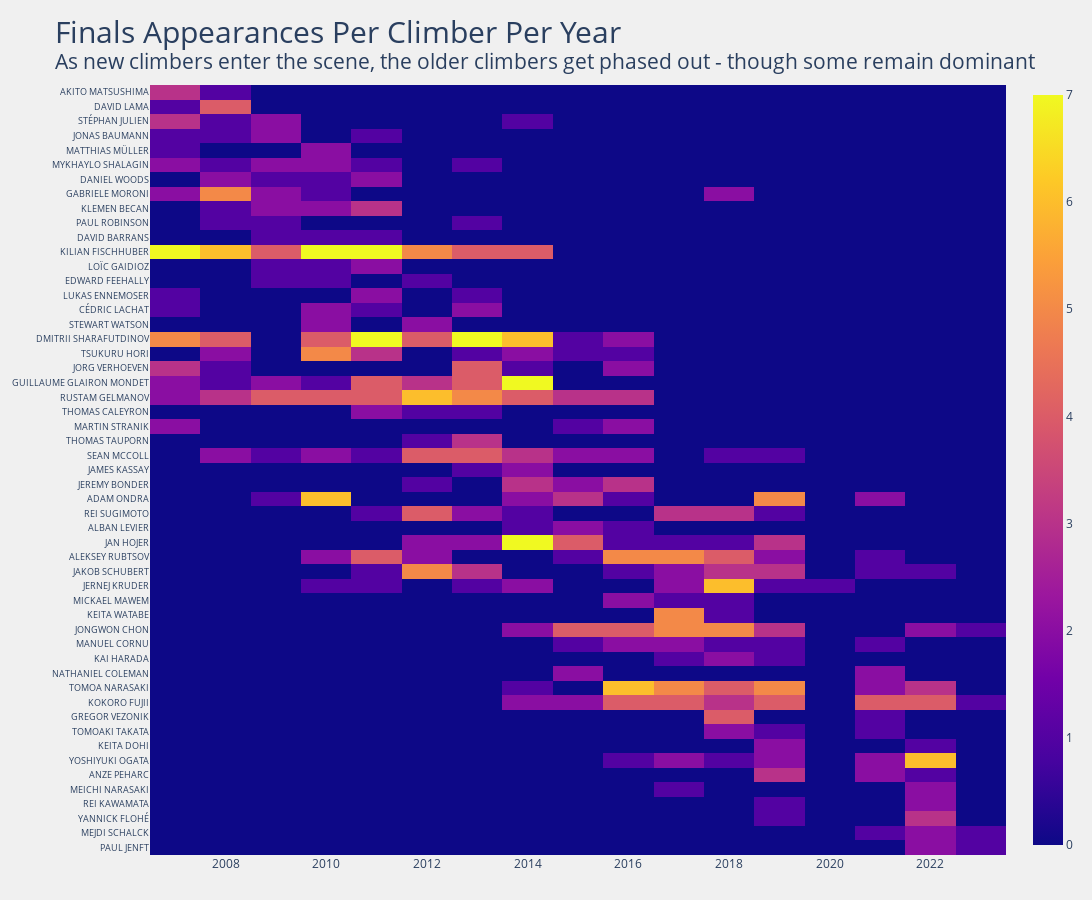

Source (notebook cell):
### Markdown cell above
## Using df.itertuples()
* z=dat.values
* filled nan values with zero?

### Code cell
plot_heatmap(final_num2)

### Figure 1 — Plotly figure (JSON) as saved in the notebook; plotly's stock layout.template omitted (floating-point values rounded to 4 significant figures; data arrays with more than 128 entries replaced by an {"elided": "..."} marker saying what was removed)
{"data": [{"hoverongaps": false, "hovertemplate": "<b>%{y}</b><br>Year: %{x}<br>Finals: %{z}", "name": "", "type": "heatmap", "x": [2007, 2008, 2009, 2010, 2011, 2012, 2013, 2014, 2015, 2016, 2017, 2018, 2019, 2020, 2021, 2022, 2023], "y": ["AKITO MATSUSHIMA", "DAVID LAMA", "STÉPHAN JULIEN", "JONAS BAUMANN", "MATTHIAS MÜLLER", "MYKHAYLO SHALAGIN", "DANIEL WOODS", "GABRIELE MORONI", "KLEMEN BECAN", "PAUL ROBINSON", "DAVID BARRANS", "KILIAN FISCHHUBER", "LOÏC GAIDIOZ", "EDWARD FEEHALLY", "LUKAS ENNEMOSER", "CÉDRIC LACHAT", "STEWART WATSON", "DMITRII SHARAFUTDINOV", "TSUKURU HORI", "JORG VERHOEVEN", "GUILLAUME GLAIRON MONDET", "RUSTAM GELMANOV", "THOMAS CALEYRON", "MARTIN STRANIK", "THOMAS TAUPORN", "SEAN MCCOLL", "JAMES KASSAY", "JEREMY BONDER", "ADAM ONDRA", "REI SUGIMOTO", "ALBAN LEVIER", "JAN HOJER", "ALEKSEY RUBTSOV", "JAKOB SCHUBERT", "JERNEJ KRUDER", "MICKAEL MAWEM", "KEITA WATABE", "JONGWON CHON", "MANUEL CORNU", "KAI HARADA", "NATHANIEL COLEMAN", "TOMOA NARASAKI", "KOKORO FUJII", "GREGOR VEZONIK", "TOMOAKI TAKATA", "KEITA DOHI", "YOSHIYUKI OGATA", "ANZE PEHARC", "MEICHI NARASAKI", "REI KAWAMATA", "YANNICK FLOHÉ", "MEJDI SCHALCK", "PAUL JENFT"], "z": {"elided": "53x17 int values"}}], "layout": {"autosize": false, "height": 900, "margin": {"b": 45, "l": 25, "r": 25, "t": 85}, "paper_bgcolor": "#f0f0f0", "plot_bgcolor": "#f0f0f0", "title": {"font": {"size": 30}, "text": "Finals Appearances Per Climber Per Year<br><sup>As new climbers enter the scene, the older climbers get phased out - though some remain dominant"}, "width": 1200, "xaxis": {"autorange": true, "range": [2006.0, 2024.0], "type": "linear"}, "yaxis": {"autorange": true, "range": [52.5, -0.5], "tickfont": {"size": 9}, "type": "category"}}}
